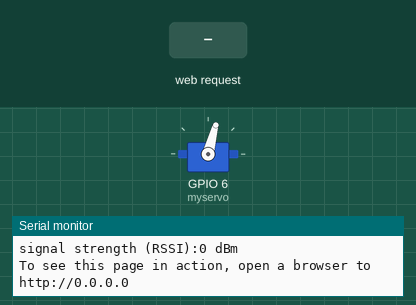
Simulated run of this sketch. Board: ESP32. Parts: servo, the last lines printed to the serial monitor. Inputs (shaded band) come from the test bench.

Above: at 11.2 s.
11.3 s: HTTP request GET /Speed1 received
At 11.7 s:
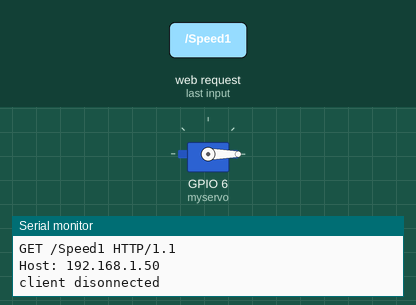
14.3 s: HTTP request GET /Beats received
At 17.17 s:
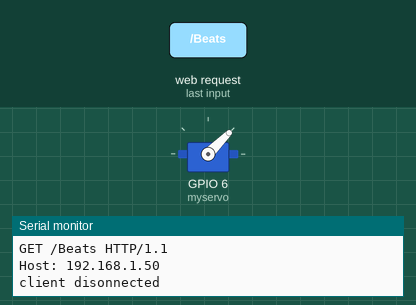
Timing chart, 0 to 23.3 s (numbered marks = the images above; inputs shaded):
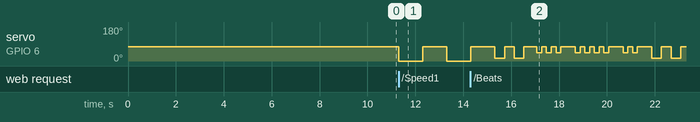

The sketch:

Servo_part.ino
```cpp
/*
  WiFi Web Server LED Blink

 A simple web server that lets you blink an LED via the web.
 This sketch will print the IP address of your WiFi Shield (once connected)
 to the Serial monitor. From there, you can open that address in a web browser
 to turn on and off the LED on pin 9.

 If the IP address of your shield is yourAddress:
 http://yourAddress/H turns the LED on
 http://yourAddress/L turns it off

 This example is written for a network using WPA encryption. For
 WEP or WPA, change the Wifi.begin() call accordingly.

 Circuit:
 * WiFi shield attached
 * LED attached to pin 9

 created 25 Nov 2012
 by Tom Igoe
 */
#include <SPI.h>
#include <WiFi.h>
#include <Servo.h>

//char ssid[] = "TC8715DEC";      //  your network SSID (name)
//char pass[] = "TC8715D993DEC";   // your network password
char ssid[] = "eduroam";      //  your network SSID (name)
char pass[] = "";   // your network password
int keyIndex = 0;                 // your network key Index number (needed only for WEP)

Servo myservo;
int pos = 75;
int flag = 0;
int tempo;
int tempo_set[] = {250,200,100};
int beats_count[]={66,64,68};
int *servo_beats;
char notes1[] = "abCbCEbeagaCgefCbCDECCbab0a"; // a space represents a rest 27
int beats1[] = { 1,1,3,1,2,2,6,2,3,1,2,2,6,2,2,1,3,2,2,1,5,1,1,2,2,2,8};
int servo_beats1[] = {0,0,1,0,0, 0,1,0,0,0, 1,0,1,0,1,0, 0,0,1,0,0,0,1,0,0,0, 1,0,1,0,1,0, 0,0,1,1, 0, 1,0,0, 1,0, 1,1, 0, 1,0,0,0,1, 1,1,0,0,1,1,0,0,1,0,0,0,1,0,0,0};
char notes2[] = "eabCbCCDbabbCagageeabCbCCDbabbCagaga"; // a space represents a rest 36
int beats2[] = { 1,1,1,3,1,4,1,1,1,1,4,1,1,1,1,3,1,5,1,1,1,3,1,4,1,1,1,1,4,1,1,1,1,3,1,5};
int servo_beats2[]={0,0,0,0,1,1,0,0,1,1,0, 0,1,0,1,0,1,1,0, 0,1,0,1,0,1,1,0, 1,0,0,0,1, 0,0,0,0,1,1,0,0,1,1,0,0,1,0,1,0,1,1,0,0,1,0,1, 0,1,1,0,1,0,0,0,1};
char notes3[] = "eabCDbCaba0abCbCDEEEDEFbCDEaabCCDbbCa"; // a space represents a rest 37
int beats3[] = { 1,1,1,3,1,3,1,5, 1,1,1,1,1,1,1,1,1,2,2,8, 1,1,4, 2,1,1,4, 2,1,1,2,1,1,2,1,1,5};
int servo_beats3[] = {0,0,0,0,1,1, 0, 0,1,1, 0, 0,1,1,1,1, 0,0,0,1,1,0,0,0,1, 1,0,1,0, 1,0,0,0,0,0,0,0, 0,0,0,1,1,1, 0,0,0,0,0,1,1,1, 0,0,1,1,0,1,0,0, 0,1,0,0, 1,0,0 ,0,0};


int status = WL_IDLE_STATUS;
WiFiServer server(50);

void setup() {
  Serial.begin(9600);      // initialize serial communication
  myservo.attach(6);
  myservo.write(pos);

  // check for the presence of the shield:
  if (WiFi.status() == WL_NO_SHIELD) {
    Serial.println("WiFi shield not present");
    while(true);        // don't continue
  }

  String fv = WiFi.firmwareVersion();
  if( fv != "1.1.0" )
    Serial.println("Please upgrade the firmware");

  // attempt to connect to Wifi network:
  while ( status != WL_CONNECTED) {
    Serial.print("Attempting to connect to Network named: ");
    Serial.println(ssid);                   // print the network name (SSID);

    // Connect to WPA/WPA2 network. Change this line if using open or WEP network:
    //status = WiFi.begin(ssid, pass);
    status = WL_CONNECTED;
    // wait 10 seconds for connection:
    delay(10000);
  }
  server.begin();                           // start the web server on port 80
  printWifiStatus();                        // you're connected now, so print out the status
}

int get_flag(WiFiClient client){
  if(client){
    Serial.println("new client");           // print a message out the serial port
    String currentLine = "";                // make a String to hold incoming data from the client
    while (client.connected()) {            // loop while the client's connected
      if (client.available()) {             // if there's bytes to read from the client,
        char c = client.read();             // read a byte, then
        Serial.write(c);                    // print it out the serial monitor
        if (c == '\n') {                    // if the byte is a newline character

          // if the current line is blank, you got two newline characters in a row.
          // that's the end of the client HTTP request, so send a response:
          if (currentLine.length() == 0) {
            // HTTP headers always start with a response code (e.g. HTTP/1.1 200 OK)
            // and a content-type so the client knows what's coming, then a blank line:
            client.println("HTTP/1.1 200 OK");
            client.println("Content-type:text/html");
            client.println();

            // the content of the HTTP response follows the header:
            client.print("Click <a href=\"/Speed1\">here</a> for speed on<br>");
            client.print("Click <a href=\"/Speed2\">here</a> for speed two<br>");
            client.print("Click <a href=\"/Speed3\">here</a> for speed three<br>");
            client.print("Click <a href=\"/Speed4\">here</a> for speed four<br>");
            client.print("Click <a href=\"/Speed5\">here</a> for speed five<br>");
            client.print("Click <a href=\"/Speed6\">here</a> for speed six<br>");
            client.print("Click <a href=\"/Speed7\">here</a> for speed seven<br>");
            client.print("Click <a href=\"/Beats\">here</a> for speed beats playing<br>");
            client.print("Click <a href=\"/ServoBeats1\">here</a> for song1 beats playing<br>");
            client.print("Click <a href=\"/ServoBeats2\">here</a> for song2 beats playing<br>");
            client.print("Click <a href=\"/ServoBeats3\">here</a> for song3 beats playing<br>");
            client.print("Click <a href=\"/Pause\">here</a> to pause<br>");
            client.print("Click <a href=\"/SpeedUp\">here</a> to increase speed<br>");
            client.print("Click <a href=\"/SpeedDown\">here</a> to decrease speed<br>");
            client.print("Click <a href=\"/Stop\">here</a> to turn off <br>");

            // The HTTP response ends with another blank line:
            client.println();
            // break out of the while loop:
            break;
          }
          else {      // if you got a newline, then clear currentLine:
            currentLine = "";
          }
        }
        else if (c != '\r') {    // if you got anything else but a carriage return character,
          currentLine += c;      // add it to the end of the currentLine
        }

        // Check to see if the client request:
        if (currentLine.endsWith("GET /Speed1"))
          flag=1;
        if (currentLine.endsWith("GET /Speed2"))
          flag=2;
        if (currentLine.endsWith("GET /Speed3"))
          flag=3;
        if (currentLine.endsWith("GET /Speed4"))
          flag=4;
        if (currentLine.endsWith("GET /Speed5"))
          flag=5;
        if (currentLine.endsWith("GET /Speed6"))
          flag=6;
        if (currentLine.endsWith("GET /Speed7"))
          flag=7;
        if (currentLine.endsWith("GET /Beats"))
          flag=8;
        if (currentLine.endsWith("GET /ServoBeats1"))
          flag=9;
        if (currentLine.endsWith("GET /ServoBeats2"))
          flag=10;
        if (currentLine.endsWith("GET /ServoBeats3"))
          flag=11;
        if (currentLine.endsWith("GET /Pause"))
          flag=12;
        if (currentLine.endsWith("GET /SpeedUp"))
          flag=13;
        if (currentLine.endsWith("GET /SpeedDown"))
          flag=14;
        if (currentLine.endsWith("GET /Stop"))
          flag=0;
      }
    }
    // close the connection:
    client.stop();
    Serial.println("client disonnected");
  }
  return flag;
}

void get_beat(int x, int time_x){
  myservo.write(pos-x);
  delay(time_x);
  myservo.write(pos);
  delay(time_x);
}

void beats_play1(int *time_arr){
  get_beat(60,time_arr[3]);
  get_beat(60,time_arr[3]);
  delay(150);
  get_beat(30,time_arr[5]);
  get_beat(30,time_arr[5]);
  get_beat(30,time_arr[5]);
  delay(time_arr[3]);
  get_beat(30,time_arr[5]);
  get_beat(30,time_arr[5]);
  get_beat(30,time_arr[5]);
  get_beat(30,time_arr[5]);
  delay(time_arr[3]);
  get_beat(30,time_arr[5]);
  get_beat(30,time_arr[5]);
  delay(time_arr[3]);
}

void loop() {
  WiFiClient client = server.available();   // listen for incoming clients
  int arr[]={75,75,75,60,40,25,10};
  int time_arr[]={1000,800,500,400,300,200,100};
  int count = 0;
  int record_flag;
  flag=get_flag(client);

    while(flag>0){
      record_flag = flag;
          if(flag<8){
            myservo.write(pos-arr[flag-1]);
            delay(time_arr[flag-1]);
            myservo.write(pos);
            delay(time_arr[flag-1]);
          }
          else if(flag == 8){
            beats_play1(time_arr);
          }
          else{
            switch(flag){
              case 9: servo_beats = servo_beats1;
                      tempo = tempo_set[0];
                      count = beats_count[0];
                      break;
              case 10:servo_beats = servo_beats2;
                      tempo = tempo_set[1];
                      count = beats_count[1];
                      break;
              case 11:servo_beats = servo_beats3;
                      tempo = tempo_set[2];
                      count = beats_count[2];
                      break;
              default: break;
            }

            for(int i=0;i<count;i++){
              if(servo_beats[i]==1){
                myservo.write(60);
                delay(tempo);
                myservo.write(pos);
                delay(tempo);
              }
              else{
                delay(2*tempo);
              }
              client = server.available();
              flag = get_flag(client);
              while(flag == 12){
                client = server.available();
                flag = get_flag(client);
              }
              if(flag == 13){
                tempo = 100;
                flag = record_flag;
              }
              else if(flag == 14){
                tempo = 300;
                flag = record_flag;
              }
              else if(flag!= record_flag){
                record_flag=flag;
                break;
              }
            }
          }
          client = server.available();
          flag=get_flag(client);
       }
       if(flag==0)
          myservo.write(pos);

}

void printWifiStatus() {
  // print the SSID of the network you're attached to:
  Serial.print("SSID: ");
  Serial.println(WiFi.SSID());

  // print your WiFi shield's IP address:
  IPAddress ip = WiFi.localIP();
  Serial.print("IP Address: ");
  Serial.println(ip);

  // print the received signal strength:
  long rssi = WiFi.RSSI();
  Serial.print("signal strength (RSSI):");
  Serial.print(rssi);
  Serial.println(" dBm");
  // print where to go in a browser:
  Serial.print("To see this page in action, open a browser to http://");
  Serial.println(ip);
}
```

Measured:
- after the input at 11.3 s, servo on GPIO 6 (myservo): 75° → 0° at once, → 75° 1.0 s later, → 0° 1.0 s later
